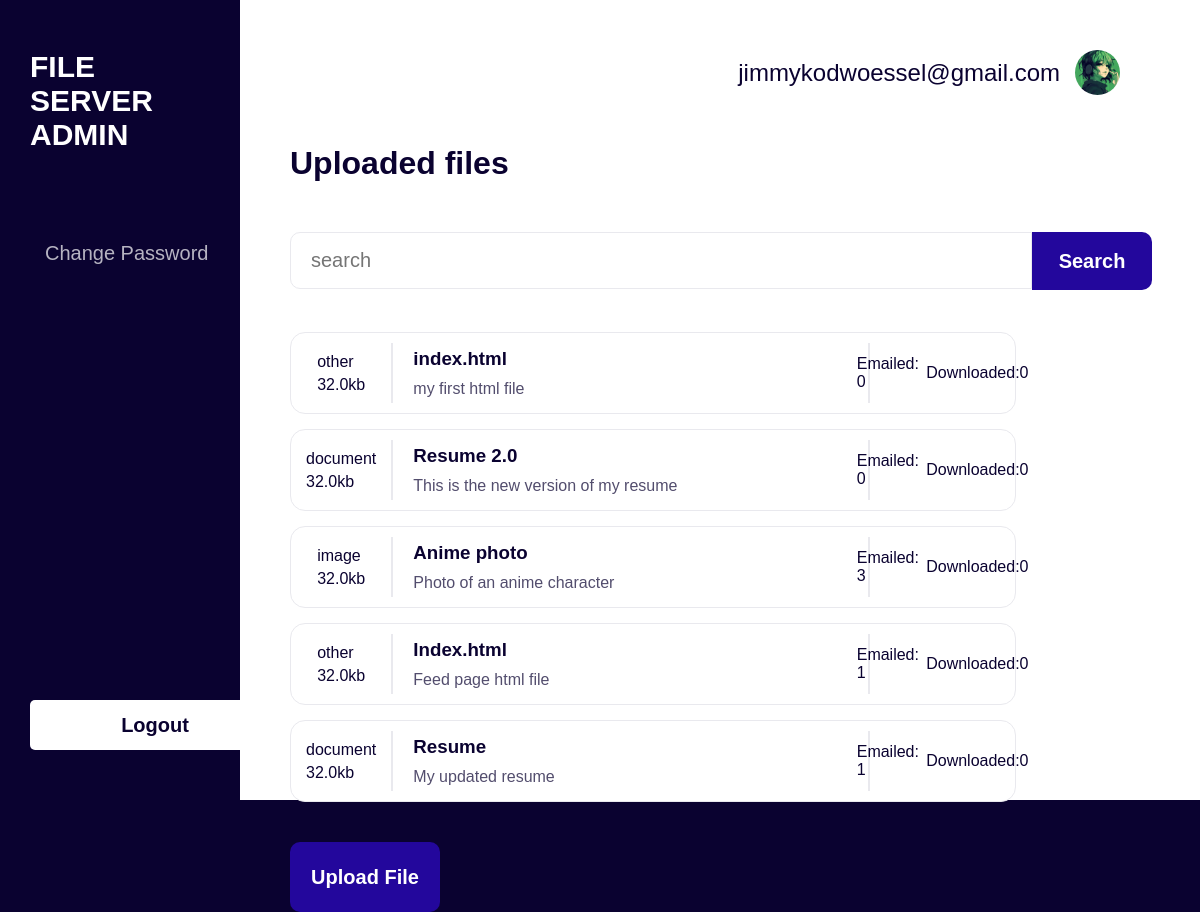
The app's page /administration/files/ (signed in) with its own data.
### userAuth/models.py (models this page shows, shortened)
class User(AbstractBaseUser, PermissionsMixin):
    email = models.EmailField(unique=True)
    name = models.CharField(max_length=150, default="")
    is_active = models.BooleanField(default=True)
    is_staff = models.BooleanField(default=False)
    date_joined = models.DateTimeField(default=timezone.now)
    last_login = models.DateTimeField(blank=True, null=True)
    is_email_verified = models.BooleanField(default=False)
    objects = CustomUserManager()
    USERNAME_FIELD = 'email'
    EMAIL_FIELD = 'email'
    REQUIRED_FIELDS = []
    class Meta:
        verbose_name = 'User'
        verbose_name_plural = 'Users'
        ordering = ['-date_joined']
    groups = models.ManyToManyField(
        'auth.Group',
        related_name='auth_users',
        blank=True,
        verbose_name='groups',
        help_text='The groups this user belongs to. A user will get all permissions granted to each of their groups.',
    )
    user_permissions = models.ManyToManyField(
        'auth.Permission',
        related_name='auth_users',
        blank=True,
        verbose_name='user permissions',
        help_text='Specific permissions for this user.',
        related_query_name='user',
    )

### fileManager/models.py (models this page shows, shortened)
class File(models.Model):
    id = models.AutoField(primary_key=True)
    title = models.CharField(max_length=255, blank=False)
    description = models.TextField(blank=True)
    file = models.FileField(upload_to='uploads/', default='')
    date = models.DateTimeField(auto_now_add=True)
    file_type = models.CharField(max_length=50, blank=True)
    downloads_count = models.IntegerField(default=0)
    emailed_count = models.IntegerField(default=0)
    objects = FileManager()
    class Meta:
        ordering = ["-date"]

### administration/views.py (the view)
# urls.py: path('files/', views.files, name='files'),
def files(request):
    user = request.user
    files = File.objects.all()
    if request.method == 'POST':
        query = request.POST.get('query')
        files = File.objects.search(query=query)
        return render(request, 'admin/files.html', {'user': user, 'files': files, 'query': query})
    else:
        return render(request, 'admin/files.html', {'user': user, 'files': files})

### administration/templates/admin/files.html (shortened to what this page needs)
<!DOCTYPE html>
<html lang="en">
<head>
    {% load static %}
    <link rel="stylesheet" href="{% static 'css/filestyle.css' %}">
</head>
<body>
    <div class="container">
        <div class="aside">
            <h1>File Server Admin</h1>
            <div class="actionables">
                <a href="/reset_password">change password</a>
            </div>
            <form method="post" action="{% url 'logout' %}">
                <button type="submit">Logout</button>
            </form>
        </div>
        <div class="content">
            <div class="profile">
                <p class="email">{{ user.email }}</p>
                <img src="{% static 'images/profile.png' %}" alt="">
            </div>
            <h1>Uploaded files</h1>
            <div class="searchbar">
                <form method="post" action="{% url 'files' %}">
                    <input type="text" placeholder="search" name="query" value="{{query}}">
                    <button type="submit">Search</button>
                </form>
            </div>
            {% if files|length > 0%}
                <div class="files">
                    {% for file in files %}
                        <div class="file">
                            <div class="thumbnail">
                                <div class="thumb">
                                    <p>{{file.file_type}}</p>
                                    <p>32.0kb</p>
                                </div>
                            </div>
                            <div class="item">
                                <h3>{{ file.title }}</</h3>
                                <p>{{ file.description }}</p>
                            </div>
                            <div class="action">
                                <p>Emailed: {{file.emailed_count}}</p>
                                <p>Downloaded:{{file.downloads_count}}</p>
                            </div>
                        </div>
                    {% endfor %}
                </div>
            {% else %}
                <p>No files found</p>
            {% endif %}
            <div class="upload">
                <a href="/administration/upload/" class="upload">Upload File</a>
            </div>
        </div>
    </div>
</body>
</html>

### static/css/filestyle.css (style rules this page uses)
body { margin: 0; padding: 0; display: flex; align-items: center; justify-content: center; height: 100vh; width: 100vw; font-family: Arial, Helvetica, sans-serif; background-color: #0a0230; }
h1,h2,h3,h4, p { margin: 0; }
.container { display: flex; width: 100%; height: 100%; }
.container .aside { display: flex; flex-direction: column; width: calc(20% - 60px); color: white; height: calc(100% - 100px); justify-content: space-between; align-items: flex-start; padding: 50px 30px; gap: 80px; left: 0; }
.container .content { background-color: white; width: calc(80% - 100px); height: calc(100% - 100px); display: flex; flex-direction: column; align-items: flex-start; justify-content: flex-start; padding: 50px; color: #0a0230; }
.container .aside h1 { font-size: 30px; text-transform: uppercase; font-weight: bold; }
.container .aside a { font-size: 20px; opacity: 0.7; text-transform: capitalize; color: white; text-decoration: none; border-radius: 20px; margin-bottom: 80px; }
.container .aside .actionables { height: 60%; display: flex; flex-direction: column; justify-content: flex-start; }
.container .aside form button { height: 50px; width: 250px; outline: none; border: none; color: #0a0230; background-color: white; font-size: 20px; font-weight: bold; border-radius: 5px; }
.content { display: flex; flex-direction: column; gap: 50px; }
.content .profile { width: calc(100% - 60px); height: 50px; display: flex; align-items: center; justify-content: flex-end; padding: 0 30px; gap: 15px; }
.profile img { width: 45px; height: 45px; border-radius: 50%; }
.profile p { font-size: 24px; color: #0a0230; }
.content .files { display: flex; flex-direction: column; width: calc(90% - 50px); align-items: flex-start; gap: 15px; }
.files .file { display: flex; width: 100%; min-height: 60px; border-radius: 15px; border: 1px solid rgb(233, 233, 238); align-items: center; justify-content: space-between; padding: 10px 0; background-color: white; }
.files .file .thumbnail { height: 100%; width: 15%; border-right: 2px solid rgb(233, 233, 238); display: flex; align-items: center; justify-content: center; }
.file .thumbnail .thumb { display: flex; flex-direction: column; gap: 5px; }
.files .file .item { display: flex; flex-direction: column; align-items: flex-start; justify-content: center; height: 100%; width: 65%; border-right: 2px solid rgb(233, 233, 238); padding: 0 20px; }
.file .item p { font-size: 16px; font-weight: lighter; opacity: 0.7; margin-top: 10px; }
.files .file .action { display: flex; align-items: center; justify-content: center; gap: 5%; width: 20%; }
.searchbar { display: flex; align-items: center; justify-content: center; }
.searchbar form { height: 50px; display: flex; }
.searchbar form input { width: 700px; height: 35px; font-size: 20px; border-radius: 10px; border: 1px solid rgb(233, 233, 238); outline: none; padding: 10px 20px; border-top-right-radius: 0; border-bottom-right-radius: 0; }
.searchbar form button { width: 120px; background-color: #23079c; color: white; font-size: 20px; font-weight: bold; border-top-right-radius: 10px; border-bottom-right-radius: 10px; height: 58px; outline: none; border: none; }
.container .content .upload { background-color: #23079c; width: 150px; background-color: #23079c; color: white; font-size: 20px; border-radius: 10px; height: 50px; outline: none; border: none; display: flex; align-items: center; justify-content: center; }
.container .content .upload a { font-weight: bold; }
a { text-decoration: none; padding: 10px 15px; width: 100%; }

### records on screen
User: email "jimmykodwoessel@gmail.com"
File: file_type "other", title "index.html", description "my first html file", emailed_count "0", downloads_count "0"
File: file_type "document", title "Resume 2.0", description "This is the new version of my resume", emailed_count "0", downloads_count "0"
File: file_type "image", title "Anime photo", description "Photo of an anime character", emailed_count "3", downloads_count "0"
File: file_type "other", title "Index.html", description "Feed page html file", emailed_count "1", downloads_count "0"
File: file_type "document", title "Resume", description "My updated resume", emailed_count "1", downloads_count "0"
